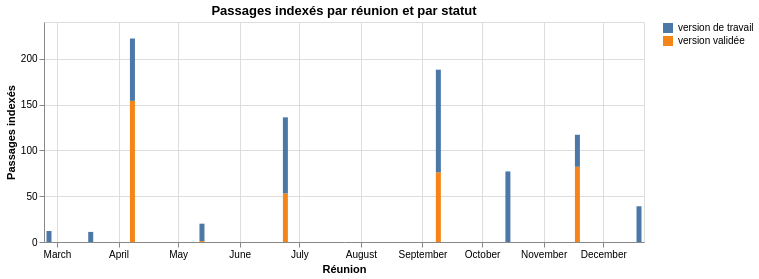

Here is the notebook cell this chart was saved with:
### Markdown cell above
## 5. Construction des index

Les mêmes passages alimentent deux index complémentaires. Le premier est une base vectorielle, Chroma, qui associe à chaque passage un vecteur numérique calculé par le modèle d'embeddings. Elle permet une recherche par le sens : deux formulations différentes d'une même idée aboutissent à des vecteurs proches. Le second est un index BM25 tenu en mémoire, qui recherche les mots exacts. Les mots vides et les accents y sont retirés, tandis que les nombres sont conservés, ce qui importe pour retrouver un montant ou une référence réglementaire.

Cette double indexation se justifie par la faiblesse respective de chaque approche. La recherche par le sens manque parfois une référence précise, la recherche par mots exacts ignore les synonymes. Les deux seront combinées plus loin.

Le graphique altair de la cellule montre le nombre de passages indexés par réunion et par statut (validé ou brouillon). Il permet de vérifier que chaque réunion est bien représentée et de mesurer le poids relatif des brouillons dans la base.

### Code cell
import chromadb
from chromadb.config import Settings
from langchain_chroma import Chroma
from albert_client import get_embeddings, get_llm
from retrieval import make_retriever

client = chromadb.PersistentClient(path=config.CHROMA_DB_PATH, settings=Settings(anonymized_telemetry=False))
store = Chroma(client=client, collection_name=config.COLLECTION_NAME, embedding_function=get_embeddings())
retriever = make_retriever(store)
llm = get_llm()

meta = pl.DataFrame([d.metadata for d in retriever.bm25_index.docs]).with_columns(
    pl.col("meeting_date").cast(pl.Utf8).str.strptime(pl.Date, "%Y%m%d", strict=False).alias("réunion"))
print(meta.height, "passages,", meta["source"].n_unique(), "fichiers,",
      meta.filter(pl.col("ocr") == True).height, "passages issus de l'OCR")
par_reunion = (meta.group_by("réunion", "validated").len().rename({"len": "passages"})
               .with_columns(pl.when(pl.col("validated")).then(pl.lit("version validée"))
                             .otherwise(pl.lit("version de travail")).alias("statut")))
alt.Chart(par_reunion.drop_nulls("réunion")).mark_bar().encode(
    x=alt.X("réunion:T", title="Réunion"), y=alt.Y("passages:Q", title="Passages indexés"),
    color=alt.Color("statut:N", title=None), tooltip=["réunion:T", "statut:N", "passages:Q"],
).properties(width=600, height=220, title="Passages indexés par réunion et par statut")

### Figure 1 — Vega-Lite specification as saved in the notebook (floating-point values rounded to 4 significant figures)
{"config": {"view": {"continuousWidth": 300, "continuousHeight": 300}}, "data": {"name": "data-8f6b45caacf636eb17b6b1dc9b1a3751"}, "mark": {"type": "bar"}, "encoding": {"color": {"field": "statut", "title": null, "type": "nominal"}, "tooltip": [{"field": "réunion", "type": "temporal"}, {"field": "statut", "type": "nominal"}, {"field": "passages", "type": "quantitative"}], "x": {"field": "réunion", "title": "Réunion", "type": "temporal"}, "y": {"field": "passages", "title": "Passages indexés", "type": "quantitative"}}, "height": 220, "title": "Passages indexés par réunion et par statut", "width": 600, "$schema": "https://vega.github.io/schema/vega-lite/v6.4.1.json", "datasets": {"data-8f6b45caacf636eb17b6b1dc9b1a3751": [{"réunion": "2024-09-09T00:00:00", "validated": true, "passages": 76, "statut": "version validée"}, {"réunion": "2024-12-19T00:00:00", "validated": false, "passages": 39, "statut": "version de travail"}, {"réunion": "2024-05-13T00:00:00", "validated": false, "passages": 19, "statut": "version de travail"}, {"réunion": "2024-06-24T00:00:00", "validated": true, "passages": 53, "statut": "version validée"}, {"réunion": "2024-06-24T00:00:00", "validated": false, "passages": 83, "statut": "version de travail"}, {"réunion": "2024-04-08T00:00:00", "validated": true, "passages": 154, "statut": "version validée"}, {"réunion": "2024-11-18T00:00:00", "validated": false, "passages": 35, "statut": "version de travail"}, {"réunion": "2024-09-09T00:00:00", "validated": false, "passages": 112, "statut": "version de travail"}, {"réunion": "2024-02-26T00:00:00", "validated": false, "passages": 12, "statut": "version de travail"}, {"réunion": "2024-10-14T00:00:00", "validated": false, "passages": 77, "statut": "version de travail"}, {"réunion": "2024-04-08T00:00:00", "validated": false, "passages": 68, "statut": "version de travail"}, {"réunion": "2024-05-13T00:00:00", "validated": true, "passages": 1, "statut": "version validée"}, {"réunion": "2024-03-18T00:00:00", "validated": false, "passages": 11, "statut": "version de travail"}, {"réunion": "2024-11-18T00:00:00", "validated": true, "passages": 82, "statut": "version validée"}]}}
